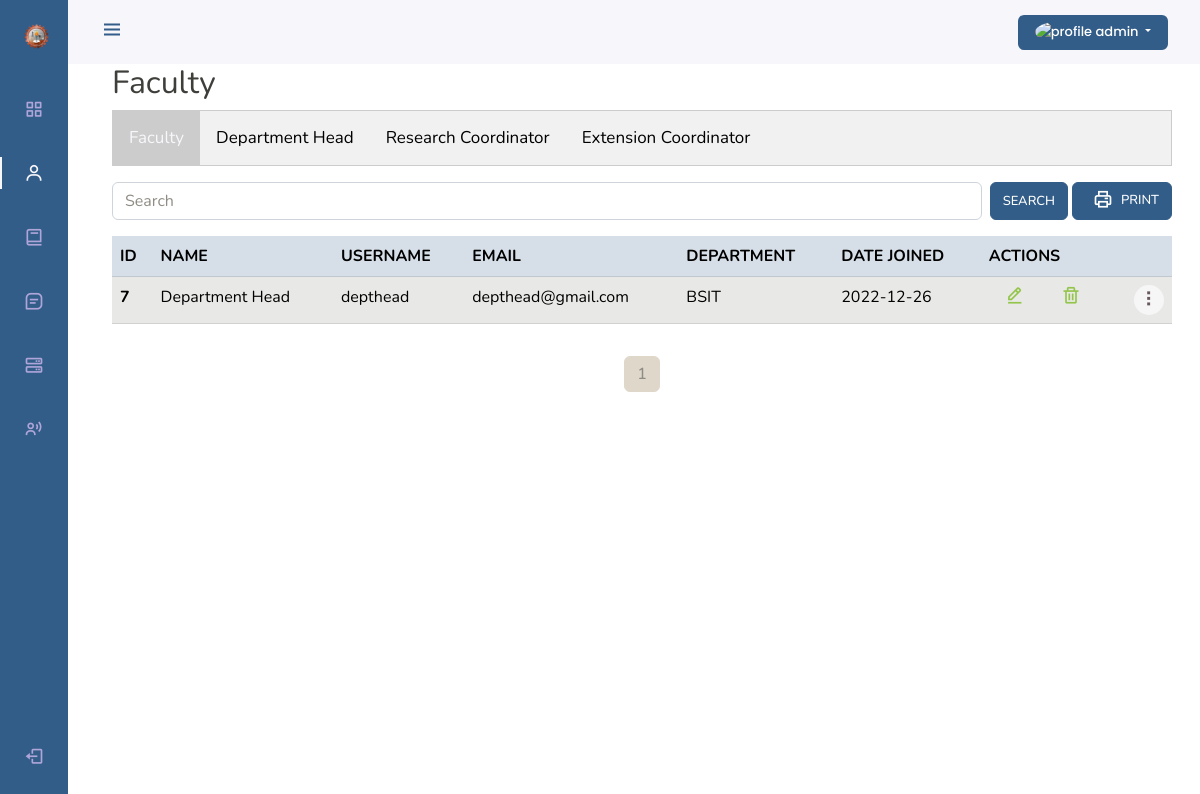
/admin-faculty (signed in), run on the app's committed database.
### base/models.py (models this page shows, shortened)
class Faculty(AbstractUser):
    email = models.EmailField(unique = True, null=True)
    avatar = CloudinaryField(resource_type="image", null=True, blank=False)
    emp_no = models.CharField(max_length=25, unique=True, null=True)
    contact_no = models.CharField(max_length=20, unique=True, null=True)
    role = models.IntegerField(default=0)
    address = models.TextField(null=True, blank=True)
    department = models.ForeignKey(Department, on_delete=models.CASCADE, null=True, blank=True)
    created_at = models.DateTimeField(auto_now_add=True)
    updated_at = models.DateTimeField(auto_now=True)
    deleted_at = models.DateTimeField(null=True)

class Department(models.Model):
    title = models.CharField(max_length=200,unique = True,)
    detail = models.TextField(null=True, blank=True)

### base/views.py (the view)
# urls.py: path('admin-faculty',views.AdminFaculty, name="admin-faculty"),
@login_required(login_url='anonymous')
def AdminFaculty(request):
    if request.user.is_authenticated and not request.user.is_staff:
        messages.warning(request, "Access denied, 403 forbidden page!")
        return redirect('logout')
    search =  request.GET.get('search') if request.GET.get('search') != None else ''
    faculty = models.Faculty.objects.filter(
            Q(role = 1),
        Q(first_name__icontains = search) |
        Q(last_name__icontains = search)|
        Q(username__icontains = search)|
        Q(email__icontains = search),
        ).order_by('created_at')
    p = Paginator(faculty, 6)
    page = request.GET.get('page')
    faculty = p.get_page(page)
    ctx = {
        "faculty" : faculty,
        "active" : "admin_faculty",
        'search' : search,
        'page' : page,
    }
    return render(request, 'admin_faculty.html', ctx)

### templates/admin_faculty.html (shortened to what this page needs)
{% extends 'main.html' %}
{% block content %}
{% load static %}
<h2>Faculty</h2>
<div class="row">
    <div class="col col-lg-12">
        <div class="tab">
            <button class="tablinks active" onclick="window.location.href='/admin-faculty'">Faculty</button>
            <button class="tablinks" onclick="window.location.href='/admin-department'">Department Head</button>
            <button class="tablinks" onclick="window.location.href='/admin-research'">Research Coordinator</button>
            <button class="tablinks" onclick="window.location.href='/admin-extension'">Extension Coordinator</button>
          </div>
          <form class="d-flex my-3" action="" method="GET">
            <input class="form-control me-sm-2" type="search" placeholder="Search" name="search" value="{{search}}">
            <button class="btn btn-primary my-2 my-sm-0" type="submit">Search</button>
            <button type="button" class="btn btn-primary my-2 my-sm-0 d-flex justify-content-center ms-1 export_pdf_btn">
              <i class="bx bx-printer nav_icon mx-2"></i>
             Print
            </button>
          </form>
          <table class="table table-hover" id="table_data">
            <thead class="table-primary">
                <tr>
                  <th scope="col">ID</th>
                  <th scope="col">NAME</th>
                  <th scope="col">USERNAME</th>
                  <th scope="col">EMAIL</th>
                  <th scope="col">DEPARTMENT</th>
                  <th scope="col">DATE JOINED</th>
                  <th scope="col">ACTIONS</th>
                </tr>
              </thead>
              <tbody>
                {% for faculty in faculty %}
                <tr class="table-secondary">
                    <th scope="row">{{faculty.id}}</th>
                    <td>{{faculty.first_name}} {{faculty.last_name}}</td>
                    <td>{{faculty.username}}</td>
                    <td>{{faculty.email}}</td>
                    <td>{{faculty.department.title}}</td>
                    <td>{{faculty.created_at|date:'Y-m-d' }}</td>
                    <td>
                      <a href="{% url 'admin-edit-profile' faculty.id %}" class="card-link">
                        <i class="bx bx-edit-alt nav_icon px-3"></i>
                      </a>
                      <a href="{% url 'admin-delete-faculty' faculty.id %}" class="card-link">
                        <i class="bx bx-trash nav_icon px-3"></i>
                      </a>
                      <div class="dropdown">
                        <button class="dropButton" onclick="dropButton('{{faculty.id}}')">&nbsp;</button>
                      </div>
                    </td>
                  </tr>
                  {% endfor %}
              </tbody>
          </table>
    </div>
</div>
{% include 'admin_faculty_pagination.html' %}
{% endblock content %}

### templates/main.html (shortened to what this page needs)
<!DOCTYPE html>
{% load static %}
<html lang="en">
  <head>
    <link
      rel="stylesheet"
      href="https://cdn.jsdelivr.net/npm/boxicons@latest/css/boxicons.min.css"
    />
    <link rel="stylesheet" href="{% static 'css/bootstrap.min.css' %}" />
    <link rel="stylesheet" href="{% static 'css/navbar.css' %}" />
  </head>
  <body id="body-pd">
    <header class="header" id="header">
      <div class="header_toggle">
        <i class="bx bx-menu" id="header-toggle"></i>
      </div>
        <div class="dropdown">
          <button
            class="btn btn-primary dropdown-toggle button_profile" id="test"
            type="button"
            id="dropdownMenuButton1"
            data-bs-toggle="dropdown"
            style="width: 150px; text-transform: none;"
          >
          {% if request.user.avatar %}
            <img
              class="rounded-circle"
              src="{{ request.user.avatar.url }}"
              alt="profile"
              style="height: 1.7rem; width: 1.7rem; margin-bottom: 1px"
            />
            {% endif %}
            {{ request.user.username|truncatechars:10 }}
          </button>
        </div>
    </header>
    <div class="l-navbar" id="nav-bar">
      <nav class="nav">
        <div>
          <a href="#" class="nav_logo">
            <img src="{% static 'images/cict_logo.png' %}" alt="logo" width="25" height="25">
          </a>
          <div class="nav_list">
            {% if request.user.is_authenticated and request.user.is_staff %}
            <a href="{% url 'admin-dashboard' %}" class="nav_link {% if active == 'admin_dashboard' %}active{% endif %}">
              <i class="bx bx-grid-alt nav_icon"></i>
            </a>
            <a href="{% url 'admin-faculty' %}" class="nav_link {% if active == 'admin_faculty' %}active{% endif %}">
              <i class="bx bx-user nav_icon"></i>
            </a>
            <a href="{% url 'admin-subject' %}" class="nav_link {% if active == 'admin_subject' %}active{% endif %}">
              <i class="bx bx-book nav_icon"></i>
            </a>
            <a href="{% url 'admin-researches' %}" class="nav_link {% if active == 'admin_researches' %}active{% endif %}">
              <i class="bx bx-message-square-detail nav_icon"></i>
            </a>
            <a href="{% url 'admin-extension-service' %}" class="nav_link {% if active == 'admin_extension_service' %}active{% endif %}">
              <i class="bx bx-server nav_icon"></i>
            </a>
            <a href="{% url 'admin-activitylog' %}" class="nav_link {% if active == 'admin_activitylogs' %}active{% endif %}">
              <i class="bx bx-user-voice nav_icon"></i>
            </a>
            {% endif %}
          </div>
        </div>
        <a class="nav_link" id="logoutBtn" onclick="document.getElementById('id01').style.display='block'">
          <i class="bx bx-log-out nav_icon"></i>
        </a>
      </nav>
    </div>
<div class="container-fluid">
  {% block content %} {% endblock content%}
</div>
  </body>
</html>

### static/css/navbar.css (style rules this page uses)
#test { font-family: 'Poppins', sans-serif; }
.button_profile { border: none; }

### templates/main.html (style rules this page uses)
:root { --header-height: 3rem; --nav-width: 68px; --first-color: #325d88; --first-color-light: #afa5d9; --white-color: #f7f6fb; --body-font: "Nunito", sans-serif; --normal-font-size: 1rem; --z-fixed: 100; }
body { position: relative; margin: var(--header-height) 0 0 0; padding: 0 1rem; font-family: var(--body-font); font-size: var(--normal-font-size); transition: 0.5s; }
a { text-decoration: none; }
.header { width: 100%; height: var(--header-height); position: fixed; top: 0; left: 0; display: flex; align-items: center; justify-content: space-between; padding: 0 1rem; background-color: var(--white-color); z-index: var(--z-fixed); transition: 0.5s; }
.header_toggle { color: var(--first-color); font-size: 1.5rem; cursor: pointer; }
.l-navbar { position: fixed; top: 0; left: -30%; width: var(--nav-width); height: 100vh; background-color: var(--first-color); padding: 0.5rem 1rem 0 0; transition: 0.5s; z-index: var(--z-fixed); }
.nav { height: 100%; display: flex; flex-direction: column; justify-content: space-between; overflow: hidden; }
.nav_logo, .nav_link { display: grid; grid-template-columns: max-content max-content; align-items: center; column-gap: 1rem; padding: 0.5rem 0 0.5rem 1.5rem; }
.nav_logo { margin-bottom: 2rem; }
.nav_link { position: relative; color: var(--first-color-light); margin-bottom: 1.5rem; transition: 0.3s; }
.nav_icon { font-size: 1.25rem; }
.active { color: var(--white-color); }
.active::before { content: ""; position: absolute; left: 0; width: 2px; height: 32px; background-color: var(--white-color); }
@media screen and (min-width: 768px) { body { margin: calc(var(--header-height) + 1rem) 0 0 0; padding-left: calc(var(--nav-width) + 2rem); } }
@media screen and (min-width: 768px) { .header { height: calc(var(--header-height) + 1rem); padding: 0 2rem 0 calc(var(--nav-width) + 2rem); } }
@media screen and (min-width: 768px) { .l-navbar { left: 0; padding: 1rem 1rem 0 0; } }

### templates/admin_faculty.html (style rules this page uses)
.tab { overflow: hidden; border: 1px solid #ccc; background-color: #f1f1f1; }
.tab button { background-color: inherit; float: left; border: none; outline: none; cursor: pointer; padding: 14px 16px; transition: 0.3s; font-size: 17px; }
.tab button.active { background-color: #ccc }
.tab { max-width:100%; }
.dropButton { background-color: #F6F6F6; color: white; border: none; cursor: pointer; border-radius: 50%; height: 30px; width:30px }
.dropdown { float: right; }
.dropButton:after { content: '\2807'; font-size: 20px; color:#67595E }

### data on the page
Faculty: user.username "admin"
Faculty: id "7", first_name "Department", last_name "Head", username "depthead", email "depthead@gmail.com", department "BSIT", created_at "2022-12-26"

### other printed values
{{ i }} "1"
